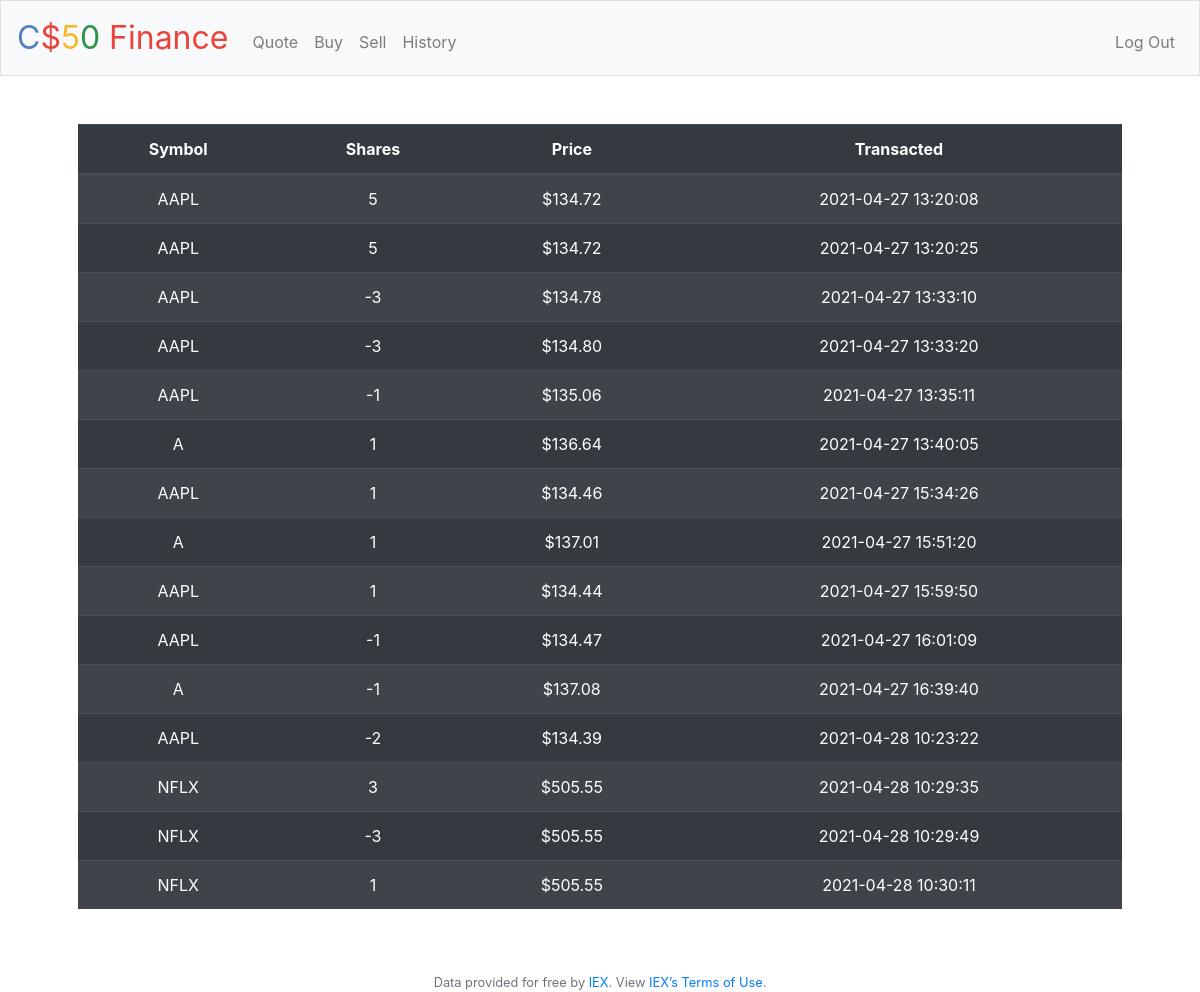
The app's page /history (signed in) with its own data.
### tables this page shows
CREATE TABLE 'history' ('id' integer PRIMARY KEY AUTOINCREMENT NOT NULL, 'username_id' integer NOT NULL, 'name' text NOT NULL, 'shares' integer NOT NULL, 'price' integer NOT NULL, 'symbol' text NOT NULL, 'total' integer NOT NULL, 'time' text NOT NULL, 'buy' boolean NOT NULL, 'sell' boolean NOT NULL);

### app.py (the view)
@app.route("/history")
@login_required
def history():
    recent_row = db.execute("SELECT * FROM history WHERE username_id = ?", session["user_id"])
    return render_template("history.html", recent_row=recent_row)

### app.py (called while the page is built)
@app.after_request
def after_request(response):
    response.headers["Cache-Control"] = "no-cache, no-store, must-revalidate"
    response.headers["Expires"] = 0
    response.headers["Pragma"] = "no-cache"
    return response

### helpers.py (called while the page is built)
def login_required(f):
    @wraps(f)
    def decorated_function(*args, **kwargs):
        if session.get("user_id") is None:
            return redirect("/login")
        return f(*args, **kwargs)
    return decorated_function

def usd(value):
    return f"${value:,.2f}"

### templates/history.html
{% extends "layout.html" %}
{% block main %}
    <table class="table table-striped table-dark">
        <thead>
            <tr>
              <th scope="col">Symbol</th>
              <th scope="col">Shares</th>
              <th scope="col">Price</th>
              <th scope="col">Transacted</th>
            </tr>
        </thead>
        <tbody>
           {% if recent_row %}
                {% for items in recent_row %}
                    <tr>
                       <td>{{ items.symbol }}</td>
                       <td>{{ items.shares }}</td>
                       <td>{{ items.price | usd }}</td>
                       <td>{{ items.time }}</td>
                    </tr>
                {% endfor %}
           {% endif %}
        </tbody>
    </table>
{% endblock %}

### templates/layout.html (shortened to what this page needs)
<!DOCTYPE html>
<html lang="en">
    <head>
        <link rel="stylesheet" href="https://cdn.jsdelivr.net/npm/bootstrap@4.5.3/dist/css/bootstrap.min.css">
        <link href="/static/styles.css" rel="stylesheet">
    </head>
    <body>
        <nav class="navbar navbar-expand-md navbar-light bg-light border">
            <a class="navbar-brand" href="/"><span class="blue">C</span><span class="red">$</span><span class="yellow">5</span><span class="green">0</span> <span class="red">Finance</span></a>
            <div class="collapse navbar-collapse" id="navbar">
                {% if session.user_id %}
                    <ul class="navbar-nav mr-auto mt-2">
                        <li class="nav-item"><a class="nav-link" href="/quote">Quote</a></li>
                        <li class="nav-item"><a class="nav-link" href="/buy">Buy</a></li>
                        <li class="nav-item"><a class="nav-link" href="/sell">Sell</a></li>
                        <li class="nav-item"><a class="nav-link" href="/history">History</a></li>
                    </ul>
                    <ul class="navbar-nav ml-auto mt-2">
                        <li class="nav-item"><a class="nav-link" href="/logout">Log Out</a></li>
                    </ul>
                {% else %}
                    <ul class="navbar-nav ml-auto mt-2">
                        <li class="nav-item"><a class="nav-link" href="/register">Register</a></li>
                        <li class="nav-item"><a class="nav-link" href="/login">Log In</a></li>
                    </ul>
                {% endif %}
            </div>
        </nav>
        <main class="container p-5">
            {% block main %}{% endblock %}
        </main>
        <footer class="small text-center text-muted">
            Data provided for free by <a href="https://iextrading.com/developer">IEX</a>. View <a href="https://iextrading.com/api-exhibit-a/">IEX’s Terms of Use</a>.
        </footer>
    </body>
</html>

### static/styles.css (style rules this page uses)
nav .navbar-brand { font-size: xx-large; }
nav .navbar-brand .blue { color: #537fbe; }
nav .navbar-brand .red { color: #ea433b; }
nav .navbar-brand .yellow { color: #f5b82e; }
nav .navbar-brand .green { color: #2e944b; }
main { overflow-x: auto; text-align: center; }

### records on screen
history: symbol "AAPL", shares "5", price "$134.72", time "2021-04-27 13:20:08"
history: symbol "AAPL", shares "5", price "$134.72", time "2021-04-27 13:20:25"
history: symbol "AAPL", shares "-3", price "$134.78", time "2021-04-27 13:33:10"
history: symbol "AAPL", shares "-3", price "$134.80", time "2021-04-27 13:33:20"
history: symbol "AAPL", shares "-1", price "$135.06", time "2021-04-27 13:35:11"
history: symbol "A", shares "1", price "$136.64", time "2021-04-27 13:40:05"
history: symbol "AAPL", shares "1", price "$134.46", time "2021-04-27 15:34:26"
history: symbol "A", shares "1", price "$137.01", time "2021-04-27 15:51:20"
history: symbol "AAPL", shares "1", price "$134.44", time "2021-04-27 15:59:50"
history: symbol "AAPL", shares "-1", price "$134.47", time "2021-04-27 16:01:09"
history: symbol "A", shares "-1", price "$137.08", time "2021-04-27 16:39:40"
history: symbol "AAPL", shares "-2", price "$134.39", time "2021-04-28 10:23:22"
history: symbol "NFLX", shares "3", price "$505.55", time "2021-04-28 10:29:35"
history: symbol "NFLX", shares "-3", price "$505.55", time "2021-04-28 10:29:49"
history: symbol "NFLX", shares "1", price "$505.55", time "2021-04-28 10:30:11"
